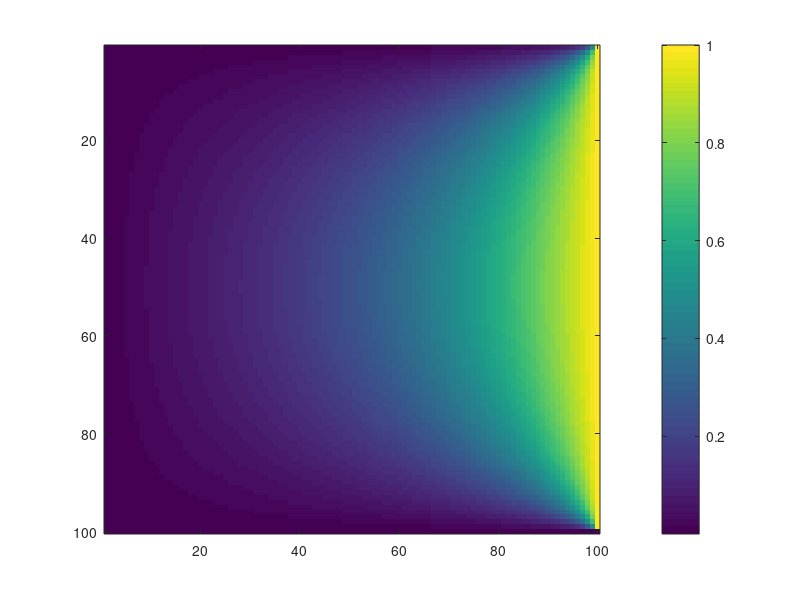

The MATLAB source for this figure:
clear all, close all, clc
L = 100;
H = 100;
u = zeros(L,H);
[X,Y] = meshgrid(1:1:L,1:1:H);

BC = ones(size(H,1));

for k=1:100
    Ak = (2/(H*sinh(k*pi*L/H)))*sum(BC.*sin(k*pi*(1:H)/H));
    u = u + Ak*sin(k*pi*Y/H).*sinh(k*pi*X/H);
end
imagesc(u);
colorbar;
